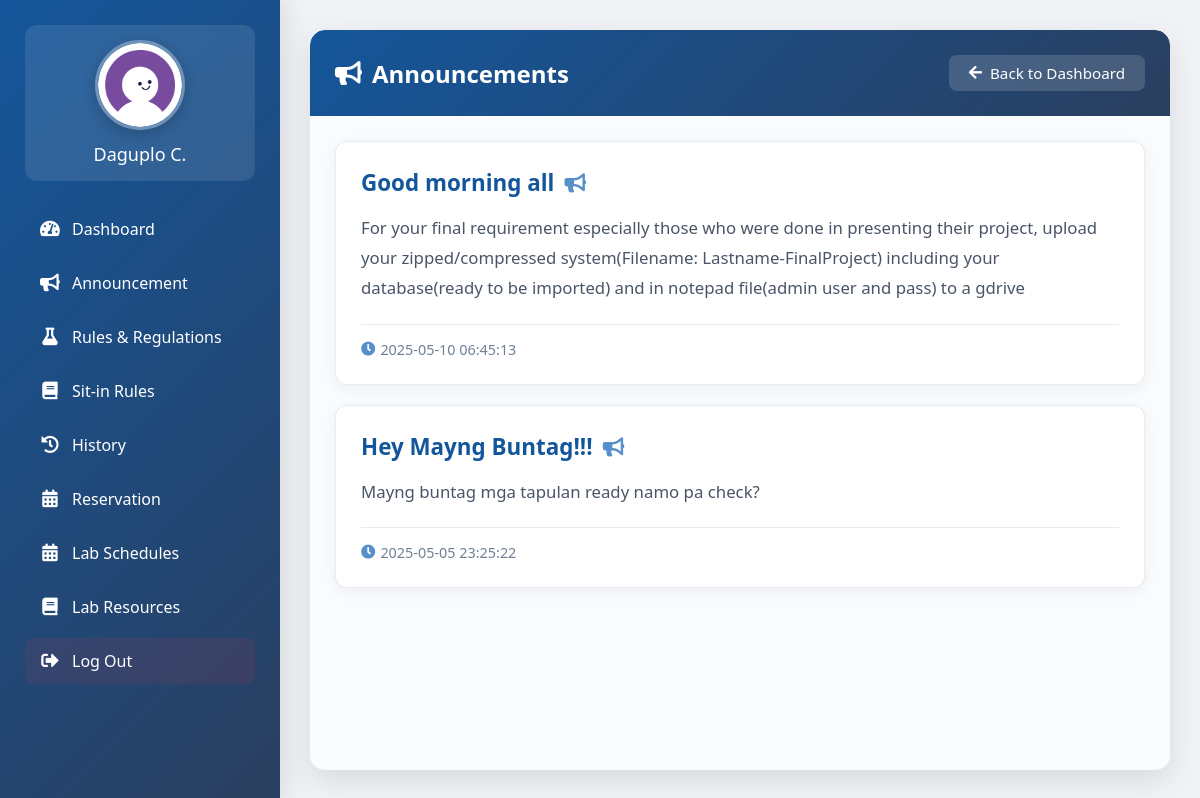
Page /viewAnnouncement.php (signed in) on the committed database.
### tables this page shows
CREATE TABLE `user` (
  `IDNO` int(11) NOT NULL,
  `LASTNAME` varchar(255) NOT NULL,
  `FIRSTNAME` varchar(255) NOT NULL,
  `MIDNAME` varchar(255) NOT NULL,
  `COURSE` varchar(255) NOT NULL,
  `YEARLEVEL` int(11) NOT NULL,
  `USERNAME` varchar(255) NOT NULL,
  `PASSWORD` varchar(255) NOT NULL,
  `EMAIL` varchar(255) NOT NULL,
  `PROFILE_PIC` varchar(255) NOT NULL DEFAULT 'default.jpg',
  `REMAINING_SESSIONS` int(30) NOT NULL DEFAULT 30,
  `POINTS` int(11) DEFAULT 0
);

CREATE TABLE `announcements` (
  `TITLE` varchar(255) NOT NULL,
  `CONTENT` varchar(255) NOT NULL,
  `CREATED_AT` timestamp NOT NULL DEFAULT current_timestamp() ON UPDATE current_timestamp()
);

### viewAnnouncement.php (the view, shortened to what this page needs)
<?php
include("connector.php");
$username = $_SESSION['Username'];
$query = "SELECT PROFILE_PIC, FIRSTNAME, MIDNAME, LASTNAME FROM user WHERE USERNAME = '$username'";
$result = mysqli_query($con, $query);
if ($result && mysqli_num_rows($result) > 0) {
    $row = mysqli_fetch_assoc($result);
    $profile_pic = !empty($row['PROFILE_PIC']) ? htmlspecialchars($row['PROFILE_PIC']) : 'default.jpg';
    $user_name = htmlspecialchars($row['LASTNAME'] . ' ' . substr($row['FIRSTNAME'], 0, 1) . '.');
} else {
    $profile_pic = 'default.jpg';
    $user_name = 'User';
}
$announcements = $con->query("SELECT * FROM announcements ORDER BY created_at DESC");
?>
<!DOCTYPE html>
<html lang="en">
<head>
    <link rel="stylesheet" href="https://cdnjs.cloudflare.com/ajax/libs/font-awesome/5.15.3/css/all.min.css">
</head>
<body>
<div class="sidebar">
    <a href="profile.php" class="profile-link">
        <img src="uploads/<?php echo $profile_pic; ?>" alt="Profile Picture">
        <div class="user-name"><?php echo $user_name; ?></div>
    </a>
    <div class="nav-links">
        <a href="dashboard.php"><i class="fas fa-tachometer-alt"></i> Dashboard</a>
        <a href="viewAnnouncement.php"><i class="fas fa-bullhorn"></i> Announcement</a>
        <a href="labRules&Regulations.php"><i class="fas fa-flask"></i> Rules & Regulations</a>
        <a href="sitinrules.php"><i class="fas fa-book"></i> Sit-in Rules</a>
        <a href="history.php"><i class="fas fa-history"></i> History</a>
        <a href="reservation.php"><i class="fas fa-calendar-alt"></i> Reservation</a>
        <a href="labschedule.php"><i class="fas fa-calendar-alt"></i> Lab Schedules</a>
        <a href="viewlabresources.php"><i class="fas fa-book"></i> Lab Resources</a>
        <a href="login.php" class="logout-button"><i class="fas fa-sign-out-alt"></i> Log Out</a>
    </div>
</div>
<div class="content">
    <div class="announcement-container">
        <div class="announcement-title">
            <h1>
                <i class="fas fa-bullhorn"></i>
                Announcements
            </h1>
            <a href="dashboard.php" class="back-button">
                <i class="fas fa-arrow-left"></i>
                Back to Dashboard
            </a>
        </div>
        <div class="announcements-list">
            <?php while ($announcement = $announcements->fetch_assoc()) { ?>
                <div class="announcement">
                    <h2><?php echo htmlspecialchars($announcement['TITLE']); ?><i class="fas fa-bullhorn"></i></h2>
                    <p><?php echo nl2br(htmlspecialchars($announcement['CONTENT'])); ?></p>
                    <small><i class="fas fa-clock"></i><?php echo htmlspecialchars($announcement['CREATED_AT']); ?></small>
                </div>
            <?php } ?>
        </div>
    </div>
</div>
</body>
</html>

### viewAnnouncement.php (style rules this page uses)
* { margin: 0; padding: 0; box-sizing: border-box; font-family: 'Segoe UI', Tahoma, Geneva, Verdana, sans-serif; }
body { display: flex; background: #f0f2f5; min-height: 100vh; position: relative; }
.sidebar { width: 280px; background: linear-gradient(135deg, #14569b, #2a3f5f); height: 100vh; padding: 25px; position: fixed; display: flex; flex-direction: column; transform: translateX(0); box-shadow: 5px 0 25px rgba(0, 0, 0, 0.1); }
.profile-link { text-decoration: none; display: flex; flex-direction: column; align-items: center; padding: 15px; margin-bottom: 25px; border-radius: 12px; transition: all 0.3s ease; background: rgba(255, 255, 255, 0.1); }
.profile-link img { width: 90px; height: 90px; border-radius: 50%; border: 3px solid rgba(255, 255, 255, 0.3); margin-bottom: 12px; object-fit: cover; box-shadow: 0 4px 15px rgba(0, 0, 0, 0.2); }
.profile-link .user-name { color: white; font-size: 18px; font-weight: 500; text-align: center; }
.nav-links { display: flex; flex-direction: column; gap: 8px; }
.nav-links a { color: white; text-decoration: none; padding: 12px 15px; border-radius: 8px; transition: all 0.3s ease; display: flex; align-items: center; gap: 12px; }
.nav-links a i { width: 20px; text-align: center; font-size: 1.1rem; }
.logout-button { margin-top: auto; background: rgba(220, 53, 69, 0.1) !important; }
.content { margin-left: 280px; padding: 30px; width: calc(100% - 280px); min-height: 100vh; }
.announcement-container { background: white; border-radius: 15px; box-shadow: 0 10px 30px rgba(0, 0, 0, 0.1); height: calc(100vh - 60px); width: 100%; overflow: hidden; display: flex; flex-direction: column; }
.announcement-title { background: linear-gradient(135deg, #14569b, #2a3f5f); color: white; padding: 25px; display: flex; justify-content: space-between; align-items: center; border-radius: 15px 15px 0 0; }
.announcement-title h1 { font-size: 24px; display: flex; align-items: center; gap: 10px; }
.announcements-list { padding: 25px; overflow-y: auto; flex-grow: 1; background: rgba(248, 250, 252, 0.8); }
.announcement { background: white; padding: 25px; border-radius: 12px; margin-bottom: 20px; box-shadow: 0 4px 15px rgba(0, 0, 0, 0.05); transition: all 0.3s ease; border: 1px solid rgba(226, 232, 240, 0.8); }
.announcement h2 { color: #14569b; font-size: 1.4rem; margin-bottom: 15px; display: flex; align-items: center; gap: 10px; }
.announcement h2 i { font-size: 1.2rem; color: #578FCA; }
.announcement p { color: #4a5568; line-height: 1.8; margin-bottom: 20px; font-size: 1.05rem; }
.announcement small { color: #718096; display: flex; align-items: center; gap: 5px; font-size: 0.9rem; border-top: 1px solid rgba(226, 232, 240, 0.8); padding-top: 15px; }
.announcement small i { color: #578FCA; }
.back-button { background: rgba(255, 255, 255, 0.15); color: white; padding: 8px 20px; border-radius: 8px; text-decoration: none; transition: all 0.3s ease; display: flex; align-items: center; gap: 8px; font-size: 0.95rem; }

### rows in the picture
user: PROFILE_PIC (placeholder picture), user_name "Daguplo C."
announcements: TITLE "Good morning all", CONTENT "For your final requirement especially those who were done in presenting their project, upload your zipped/compressed system(Filename: Lastname-FinalProject) including your database(ready to be imported) and in notepad file(admin user and pass) to a gdrive", CREATED_AT "2025-05-10 06:45:13"
announcements: TITLE "Hey Mayng Buntag!!!", CONTENT "Mayng buntag mga tapulan ready namo pa check?", CREATED_AT "2025-05-05 23:25:22"
